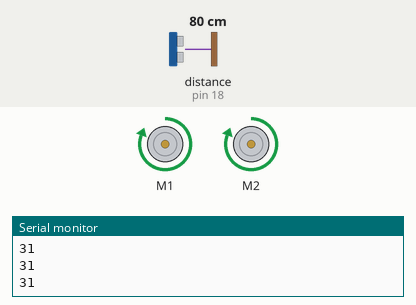
Bench run of a sketch on a simulated Arduino Uno, built with avr-gcc and run on an emulated ATmega328P. Shown: 2 × DC motor (green arrow = forward, orange = backward, longer = faster), the last lines printed to the serial monitor. Wiring (inferred from the names in the program): ultrasonic range finder: trigger pin 19; echo pin 18. Inputs (shaded band) come from the test bench; at power-on: distance to the obstacle (sensor on pin 18) 80 cm. The echo pulse lasts 58.3 µs per cm.

Above: at 1.2 s.
1.3 s: distance to the obstacle (sensor on pin 18) set to 26 cm
2.9 s: distance to the obstacle (sensor on pin 18) set to 21 cm
At 3.17 s:
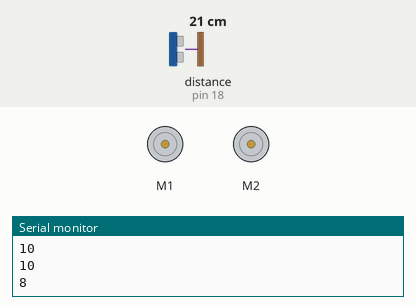
At 4.0 s:
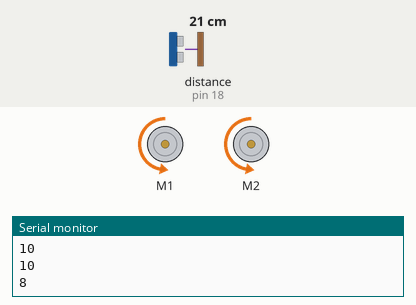
5.9 s: distance to the obstacle (sensor on pin 18) set to 35 cm
8.0 s: distance to the obstacle (sensor on pin 18) set to 2 cm
At 9.7 s:
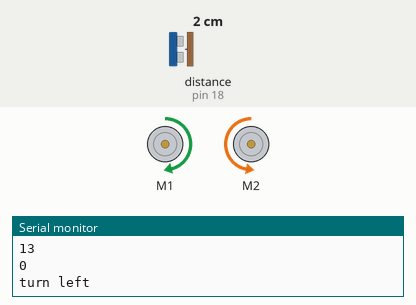
Timing chart, 0 to 12.0 s (numbered marks = the images above; inputs shaded):
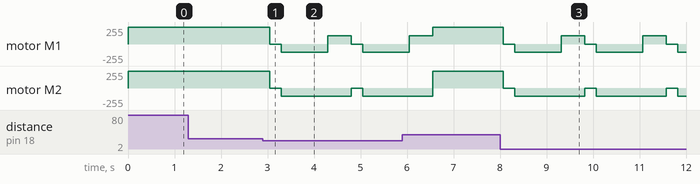

The sketch:

simple_bot_af.ino
```cpp
#include <AFMotor.h>

AF_DCMotor motor1(1);
AF_DCMotor motor2(2);
int pingOut = 19;
int pingIn = 18;
long safeDistance = 8.0;

void setup() {
Serial.begin(9600);
  //initializing the pin states
  pinMode(pingOut, OUTPUT);

  // turn on motor
  motor1.setSpeed(0);
  motor2.setSpeed(0);

  motor1.run(RELEASE);
  motor2.run(RELEASE);


}

void loop(){

  long currDistance = checkSafeDistance();
  //printing the current readings to the serial display

  Serial.println(currDistance);

  if (currDistance > safeDistance)
  {
    moveForward(255);
  }
  else
  {
    backup(127, 1000);
    turnLeft(500);
  }
}

void moveForward(int motorSpeed)
{
  motor1.run(FORWARD);
  motor2.run(FORWARD);
  motor1.setSpeed(motorSpeed);
  motor2.setSpeed(motorSpeed);
  delay(250);

}

void fullStop(double delayMs)
{
    motor1.setSpeed(0);
    motor2.setSpeed(0);
    motor1.run(RELEASE);
    motor2.run(RELEASE);
    delay(delayMs);              // 1/4 sec delay for good measure
}

void backup(int motorSpeed, double timeMs)
{
  fullStop(250);

  motor1.run(BACKWARD);
  motor2.run(BACKWARD);
  motor1.setSpeed(motorSpeed);
  motor2.setSpeed(motorSpeed);

  delay(timeMs);
}

void turnLeft(double timeMs)
{
  Serial.print("turn left");
   //backward turn @ half speed
  motor1.run(FORWARD);
  motor1.setSpeed(123);
  delay(timeMs);
}

void turnRight()
{

}

long checkSafeDistance()
{
  long duration;

    //sending the signal, starting with LOW for a clean signal
  digitalWrite(pingOut, LOW);
  delayMicroseconds(2);
  digitalWrite(pingOut, HIGH);
  delayMicroseconds(5);
  digitalWrite(pingOut, LOW);

  //setting up the input pin, and receiving the duration in
  //microseconds for the sound to bounce off the object infront
  pinMode(pingIn, INPUT);
  duration = pulseIn(pingIn, HIGH);

  // convert the time into a distance
  long inches = microsecondsToInches(duration);

  return inches;
}

long microsecondsToCentimeters(long microseconds)
{
  // The speed of sound is 340 m/s or 29 microseconds per centimeter.
  // The ping travels out and back, so to find the distance of the
  // object we take half of the distance travelled.
  return microseconds / 29 / 2;
}

long microsecondsToInches(long microseconds)
{
  // The speed of sound is 340 m/s or 29 microseconds per centimeter.
  // The ping travels out and back, so to find the distance of the
  // object we take half of the distance travelled. We then convert,
  // 1cm = .393701 inches
  return (microseconds / 29 / 2) * .393701;
}
```

Measured:
- the behaviour switches between 24 and 23 cm on distance to the obstacle (sensor on pin 18) (found by bisection; images 0 and 1)
- after the input at 2.9 s, motor M1: forward 255/255 → stopped after 0.15 s, → backward 127/255 0.25 s later, → forward 123/255 1.0 s later, → stopped 0.50 s later, … (5 changes in this stretch); motor M2: alternates backward 127/255 for 1.5 s and stopped for 0.25 s, starting after 0.15 s
- after the input at 8.0 s, motor M1: forward 255/255 → stopped after 0.07 s, then repeats every 1.8 s: backward 127/255 1.0 s, forward 123/255 0.50 s, stopped 0.25 s; motor M2: alternates backward 127/255 for 1.5 s and stopped for 0.25 s, starting after 0.07 s
